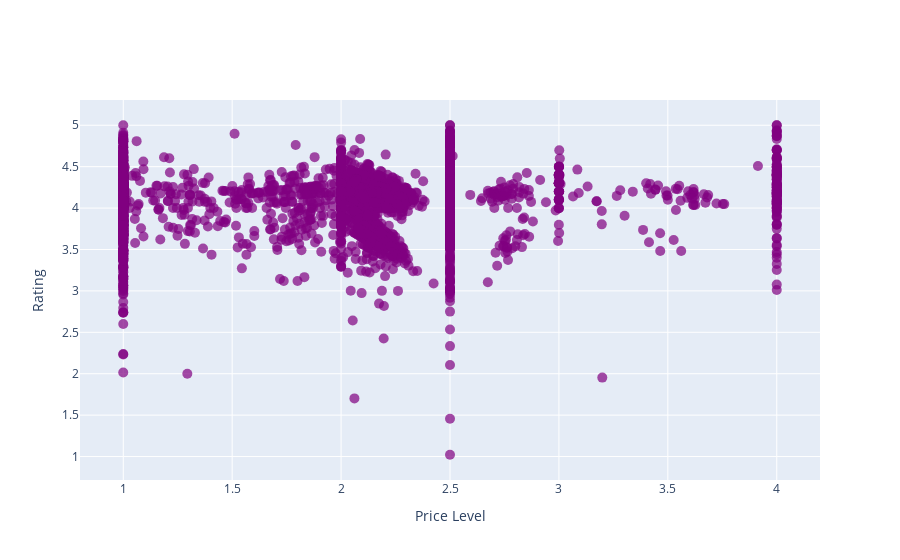

Notebook cell for this chart:
### Code cell
df_integrated = df_integrated.dropna()

# Calculate the correlation coefficient between price_level and rating using Pearson correlation
corr_coef, p_value = pearsonr(df_integrated['price_level'], df_integrated['rating'])
print("Pearson correlation coefficient:", corr_coef)
if p_value < 0.05:
    print("The correlation is significant.")
else:
    print("The correlation is not significant.")

# Calculate the coefficient of determination (R-squared)
r_squared = r2_score(df_integrated['price_level'].dropna(), df_integrated['rating'].dropna())
print("Coefficient of determination (R-squared):", r_squared)

# Create interactive scatter plot
fig = go.Figure(go.Scatter(
    x=df_integrated['price_level'],
    y=df_integrated['rating'],
    mode='markers',
    marker=dict(
        color='purple', # Change the color of the markers to purple
        size=10, # Set the size of the markers
        opacity=0.7 # Set the opacity of the markers
    )
))
fig.update_layout(xaxis_title='Price Level', yaxis_title='Rating')

# Show plot
fig.show()

### Figure 1 — Plotly figure (JSON) as saved in the notebook; plotly's stock layout.template omitted (floating-point values rounded to 4 significant figures; data arrays with more than 128 entries replaced by an {"elided": "..."} marker saying what was removed)
{"data": [{"marker": {"color": "purple", "opacity": 0.7, "size": 10}, "mode": "markers", "type": "scatter", "x": {"elided": "3265 float values"}, "y": {"elided": "3265 float values"}}], "layout": {"xaxis": {"title": {"text": "Price Level"}}, "yaxis": {"title": {"text": "Rating"}}}}
